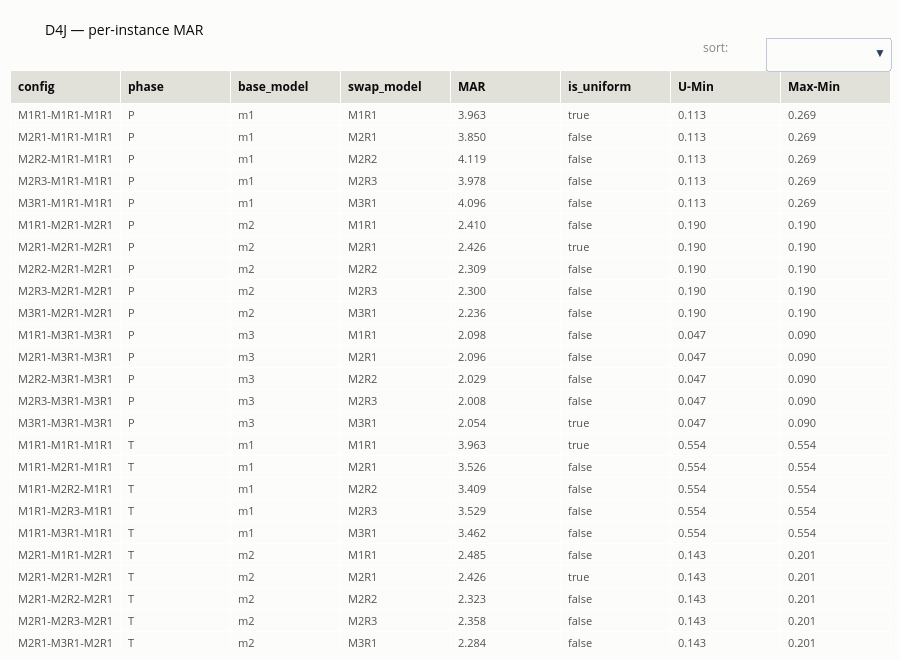

Notebook source saved alongside this figure:
### Code cell
sortable_table(instance_table("D4J", "MAR"), title="D4J — per-instance MAR")

### Figure 1 — Plotly figure (JSON) as saved in the notebook; plotly's stock layout.template omitted (floating-point values rounded to 4 significant figures; data arrays with more than 128 entries replaced by an {"elided": "..."} marker saying what was removed)
{"data": [{"cells": {"align": "left", "fill": {"color": "#fcfcfb"}, "font": {"color": "#52514e", "size": 11}, "format": [null, null, null, null, ".3f", null, ".3f", ".3f"], "height": 22, "values": {"elided": "8x45 mixed values"}}, "header": {"align": "left", "fill": {"color": "#e1e0d9"}, "font": {"color": "#0b0b0b", "size": 12}, "values": ["<b>config</b>", "<b>phase</b>", "<b>base_model</b>", "<b>swap_model</b>", "<b>MAR</b>", "<b>is_uniform</b>", "<b>U-Min</b>", "<b>Max-Min</b>"]}, "type": "table"}], "layout": {"annotations": [{"font": {"color": "#898781", "size": 12}, "showarrow": false, "text": "sort:", "x": 1.0, "xanchor": "right", "xshift": -160, "y": 1.02, "yanchor": "bottom", "yref": "paper"}], "height": 660, "margin": {"b": 10, "l": 10, "r": 10, "t": 70}, "paper_bgcolor": "#fcfcfb", "title": {"font": {"color": "#0b0b0b", "size": 14}, "text": "D4J — per-instance MAR"}, "updatemenus": [{"active": -1, "buttons": [{"args": [{"cells.values": {"elided": "1x8x45 mixed values"}}], "label": "config ▲", "method": "restyle"}, {"args": [{"cells.values": {"elided": "1x8x45 mixed values"}}], "label": "config ▼", "method": "restyle"}, {"args": [{"cells.values": {"elided": "1x8x45 mixed values"}}], "label": "phase ▲", "method": "restyle"}, {"args": [{"cells.values": {"elided": "1x8x45 mixed values"}}], "label": "phase ▼", "method": "restyle"}, {"args": [{"cells.values": {"elided": "1x8x45 mixed values"}}], "label": "base_model ▲", "method": "restyle"}, {"args": [{"cells.values": {"elided": "1x8x45 mixed values"}}], "label": "base_model ▼", "method": "restyle"}, {"args": [{"cells.values": {"elided": "1x8x45 mixed values"}}], "label": "swap_model ▲", "method": "restyle"}, {"args": [{"cells.values": {"elided": "1x8x45 mixed values"}}], "label": "swap_model ▼", "method": "restyle"}, {"args": [{"cells.values": {"elided": "1x8x45 mixed values"}}], "label": "MAR ▲", "method": "restyle"}, {"args": [{"cells.values": {"elided": "1x8x45 mixed values"}}], "label": "MAR ▼", "method": "restyle"}, {"args": [{"cells.values": {"elided": "1x8x45 mixed values"}}], "label": "is_uniform ▲", "method": "restyle"}, {"args": [{"cells.values": {"elided": "1x8x45 mixed values"}}], "label": "is_uniform ▼", "method": "restyle"}, {"args": [{"cells.values": {"elided": "1x8x45 mixed values"}}], "label": "U-Min ▲", "method": "restyle"}, {"args": [{"cells.values": {"elided": "1x8x45 mixed values"}}], "label": "U-Min ▼", "method": "restyle"}, {"args": [{"cells.values": {"elided": "1x8x45 mixed values"}}], "label": "Max-Min ▲", "method": "restyle"}, {"args": [{"cells.values": {"elided": "1x8x45 mixed values"}}], "label": "Max-Min ▼", "method": "restyle"}], "direction": "down", "x": 1.0, "xanchor": "right", "y": 1.0, "yanchor": "bottom"}]}}
